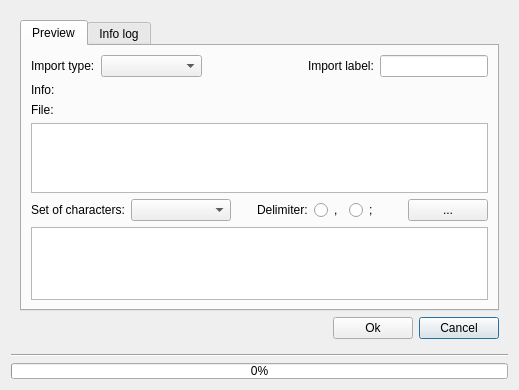
<?xml version="1.0" encoding="UTF-8"?>
<ui version="4.0">
 <class>add_visit</class>
 <widget class="QDialog" name="add_visit">
  <property name="geometry">
   <rect>
    <x>0</x>
    <y>0</y>
    <width>519</width>
    <height>390</height>
   </rect>
  </property>
  <property name="windowTitle">
   <string>Import CSV</string>
  </property>
  <layout class="QGridLayout" name="gridLayout_2">
   <item row="1" column="0">
    <widget class="Line" name="line">
     <property name="orientation">
      <enum>Qt::Horizontal</enum>
     </property>
    </widget>
   </item>
   <item row="2" column="0">
    <widget class="QProgressBar" name="progressBar">
     <property name="maximumSize">
      <size>
       <width>16777215</width>
       <height>16</height>
      </size>
     </property>
     <property name="value">
      <number>0</number>
     </property>
    </widget>
   </item>
   <item row="0" column="0">
    <widget class="QWidget" name="centralwidget" native="true">
     <layout class="QGridLayout" name="gridLayout_3">
      <item row="6" column="0">
       <layout class="QGridLayout" name="gridLayout">
        <item row="0" column="2">
         <widget class="QPushButton" name="btn_cancel">
          <property name="text">
           <string>Cancel</string>
          </property>
         </widget>
        </item>
        <item row="0" column="1">
         <widget class="QPushButton" name="btn_accept">
          <property name="text">
           <string>Ok</string>
          </property>
         </widget>
        </item>
        <item row="0" column="0">
         <spacer name="horizontalSpacer_4">
          <property name="orientation">
           <enum>Qt::Horizontal</enum>
          </property>
          <property name="sizeHint" stdset="0">
           <size>
            <width>40</width>
            <height>20</height>
           </size>
          </property>
         </spacer>
        </item>
       </layout>
      </item>
      <item row="0" column="0">
       <widget class="QTabWidget" name="tabWidget">
        <property name="currentIndex">
         <number>0</number>
        </property>
        <widget class="QWidget" name="tab_preview">
         <attribute name="title">
          <string>Preview</string>
         </attribute>
         <layout class="QVBoxLayout" name="verticalLayout_2">
          <item>
           <layout class="QHBoxLayout" name="horizontalLayout">
            <item>
             <widget class="QLabel" name="label_units_2">
              <property name="text">
               <string>Import type:</string>
              </property>
             </widget>
            </item>
            <item>
             <widget class="QComboBox" name="cmb_import_type">
              <property name="sizePolicy">
               <sizepolicy hsizetype="Expanding" vsizetype="Fixed">
                <horstretch>0</horstretch>
                <verstretch>0</verstretch>
               </sizepolicy>
              </property>
              <property name="minimumSize">
               <size>
                <width>100</width>
                <height>0</height>
               </size>
              </property>
              <property name="maximumSize">
               <size>
                <width>150</width>
                <height>16777215</height>
               </size>
              </property>
             </widget>
            </item>
            <item>
             <spacer name="horizontalSpacer">
              <property name="orientation">
               <enum>Qt::Horizontal</enum>
              </property>
              <property name="sizeType">
               <enum>QSizePolicy::Expanding</enum>
              </property>
              <property name="sizeHint" stdset="0">
               <size>
                <width>40</width>
                <height>20</height>
               </size>
              </property>
             </spacer>
            </item>
            <item>
             <widget class="QLabel" name="label_units_3">
              <property name="text">
               <string>Import label:</string>
              </property>
             </widget>
            </item>
            <item>
             <widget class="QLineEdit" name="txt_import">
              <property name="minimumSize">
               <size>
                <width>100</width>
                <height>0</height>
               </size>
              </property>
              <property name="maximumSize">
               <size>
                <width>150</width>
                <height>16777215</height>
               </size>
              </property>
             </widget>
            </item>
           </layout>
          </item>
          <item>
           <widget class="QLabel" name="lbl_info">
            <property name="text">
             <string>Info:</string>
            </property>
           </widget>
          </item>
          <item>
           <layout class="QVBoxLayout" name="verticalLayout">
            <item>
             <widget class="QLabel" name="label_checkfreq_2">
              <property name="text">
               <string>File:</string>
              </property>
             </widget>
            </item>
            <item>
             <widget class="QTextEdit" name="txt_file_csv">
              <property name="sizePolicy">
               <sizepolicy hsizetype="Expanding" vsizetype="Preferred">
                <horstretch>0</horstretch>
                <verstretch>0</verstretch>
               </sizepolicy>
              </property>
              <property name="maximumSize">
               <size>
                <width>16777215</width>
                <height>100</height>
               </size>
              </property>
             </widget>
            </item>
            <item>
             <layout class="QHBoxLayout" name="horizontalLayout_3">
              <item>
               <widget class="QLabel" name="label_units_4">
                <property name="sizePolicy">
                 <sizepolicy hsizetype="Fixed" vsizetype="Preferred">
                  <horstretch>0</horstretch>
                  <verstretch>0</verstretch>
                 </sizepolicy>
                </property>
                <property name="text">
                 <string>Set of characters:</string>
                </property>
               </widget>
              </item>
              <item alignment="Qt::AlignLeft">
               <widget class="QComboBox" name="cmb_unicode_list">
                <property name="minimumSize">
                 <size>
                  <width>100</width>
                  <height>0</height>
                 </size>
                </property>
                <property name="maximumSize">
                 <size>
                  <width>100</width>
                  <height>16777215</height>
                 </size>
                </property>
               </widget>
              </item>
              <item>
               <spacer name="horizontalSpacer_3">
                <property name="orientation">
                 <enum>Qt::Horizontal</enum>
                </property>
                <property name="sizeType">
                 <enum>QSizePolicy::Fixed</enum>
                </property>
                <property name="sizeHint" stdset="0">
                 <size>
                  <width>20</width>
                  <height>20</height>
                 </size>
                </property>
               </spacer>
              </item>
              <item>
               <widget class="QLabel" name="label_units_5">
                <property name="sizePolicy">
                 <sizepolicy hsizetype="Fixed" vsizetype="Preferred">
                  <horstretch>0</horstretch>
                  <verstretch>0</verstretch>
                 </sizepolicy>
                </property>
                <property name="text">
                 <string>Delimiter:</string>
                </property>
               </widget>
              </item>
              <item>
               <widget class="QRadioButton" name="rb_comma">
                <property name="sizePolicy">
                 <sizepolicy hsizetype="Fixed" vsizetype="Fixed">
                  <horstretch>0</horstretch>
                  <verstretch>0</verstretch>
                 </sizepolicy>
                </property>
                <property name="text">
                 <string>,</string>
                </property>
               </widget>
              </item>
              <item>
               <widget class="QRadioButton" name="rb_semicolon">
                <property name="sizePolicy">
                 <sizepolicy hsizetype="Fixed" vsizetype="Fixed">
                  <horstretch>0</horstretch>
                  <verstretch>0</verstretch>
                 </sizepolicy>
                </property>
                <property name="text">
                 <string>;</string>
                </property>
               </widget>
              </item>
              <item>
               <spacer name="horizontalSpacer_2">
                <property name="orientation">
                 <enum>Qt::Horizontal</enum>
                </property>
                <property name="sizeHint" stdset="0">
                 <size>
                  <width>40</width>
                  <height>20</height>
                 </size>
                </property>
               </spacer>
              </item>
              <item>
               <widget class="QPushButton" name="btn_file_csv">
                <property name="text">
                 <string>...</string>
                </property>
               </widget>
              </item>
             </layout>
            </item>
           </layout>
          </item>
          <item>
           <widget class="QTableView" name="tbl_csv"/>
          </item>
         </layout>
        </widget>
        <widget class="QWidget" name="tab_info">
         <attribute name="title">
          <string>Info log</string>
         </attribute>
         <layout class="QGridLayout" name="gridLayout_4">
          <item row="0" column="0">
           <widget class="QTextEdit" name="txt_infolog"/>
          </item>
         </layout>
        </widget>
       </widget>
      </item>
     </layout>
    </widget>
   </item>
  </layout>
 </widget>
 <resources/>
 <connections/>
</ui>
